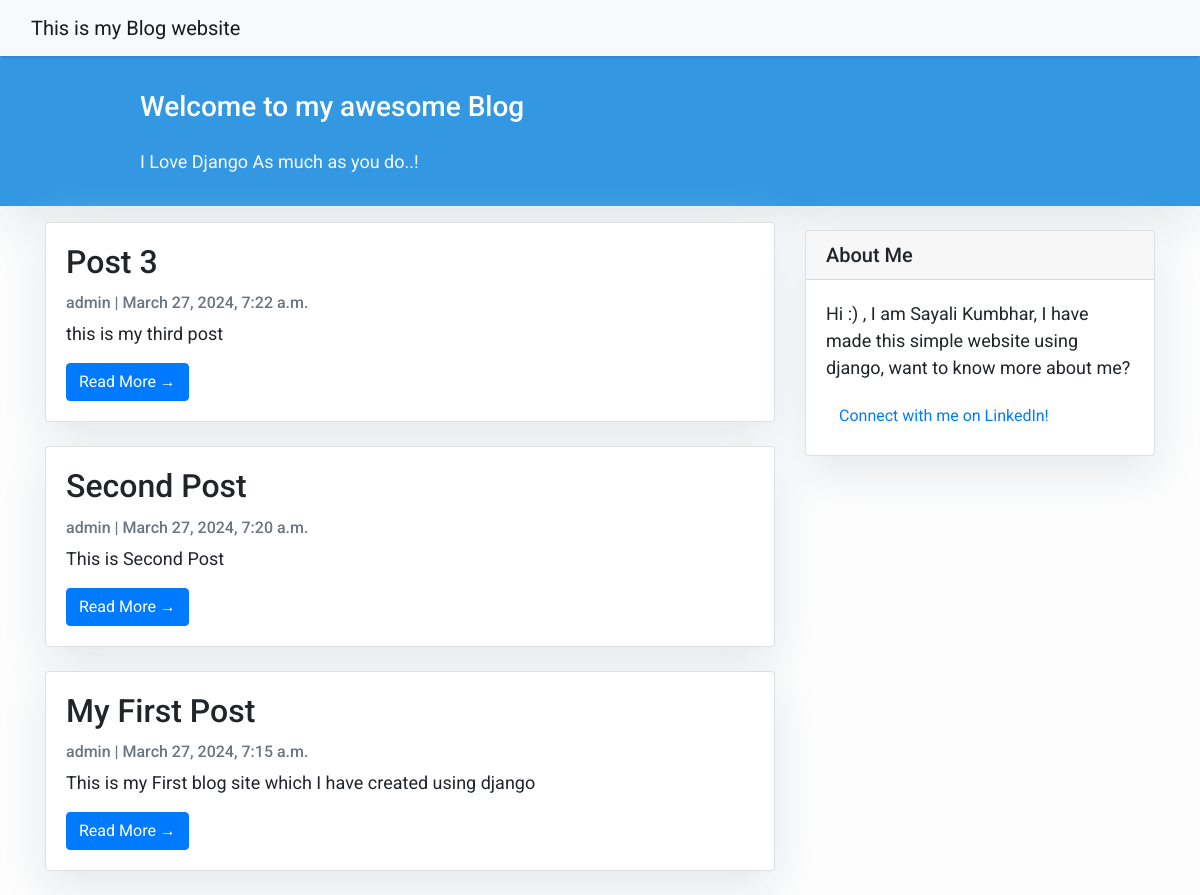
The page / on the database its author committed.
### blogsite/models.py (models this page shows, shortened)
class Post(models.Model):
    title=models.CharField(max_length=100,unique=True)
    slug=models.SlugField(max_length=200,unique=True)
    author=models.ForeignKey(User,on_delete=models.CASCADE,related_name='blog_posts')
    updated_on=models.DateTimeField(auto_now=True)
    content=models.TextField()
    created_on=models.DateTimeField(auto_now_add=True)
    status=models.IntegerField(choices=STATUS,default=0)
    class Meta:
        ordering=['-created_on']

### blogsite/views.py (the view)
# urls.py: path('',views.PostList.as_view(),name='home'),
class PostList(generic.ListView):
    queryset=Post.objects.filter(status=1).order_by('-created_on')
    template_name='index.html'

### blogsite/templates/index.html (shortened to what this page needs)
{% extends "base.html" %}
{% block content %}
<header class="masthead">
    <div class="container">
        <div class="row">
            <div class=" col-md-8 col-md-10 mx-auto">
                <div class="site-heading">
                    <h3 class=" site-heading my-4 mt-3 text-white"> Welcome to my awesome Blog </h3>
                    <p class="text-light">I Love Django As much as you do..! &nbsp
                    </p>
                </div>
            </div>
        </div>
    </div>
</header>
<div class="container">
    <div class="row">
        <div class="col-md-8 mt-3 left">
            {% for post in post_list %}
            <div class="card mb-4">
                <div class="card-body">
                    <h2 class="card-title">{{ post.title }}</h2>
                    <p class="card-text text-muted h6">{{ post.author }} | {{ post.created_on}} </p>
                    <p class="card-text">{{post.content|slice:":200" }}</p>
                    <a href="{% url 'post_detail' post.slug  %}" class="btn btn-primary">Read More &rarr;</a>
                </div>
            </div>
            {% endfor %}
        </div>
        {% block sidebar %} {% include 'sidebar.html' %} {% endblock sidebar %}
    </div>
</div>
{%endblock%}

### blogsite/templates/base.html (shortened to what this page needs)
<!DOCTYPE html>
<html>
    <head>
        <link rel="stylesheet" href="https://maxcdn.bootstrapcdn.com/bootstrap/4.0.0/css/bootstrap.min.css"
 />
    </head>
    <body>
<nav class="navbar navbar-expand-lg navbar-light bg-light shadow" id="mainNav">
    <div class="container-fluid">
        <a class="navbar-brand" href="{% url 'home' %}">This is my Blog website</a>
    </div>
</nav>
{% block content %}{% endblock content %}
</body>
</html>

### blogsite/templates/sidebar.html (shortened to what this page needs)
{% block sidebar %}
<div class="col-md-4 float-right ">
<div class="card my-4">
        <h5 class="card-header">About Me</h5>
    <div class="card-body">
        <p class="card-text">Hi :) , I am Sayali Kumbhar, I have made this simple website using django, want to know more about me?</p>
        <a href="https://www.linkedin.com/in/sayali-kumbhar/"
           class="btn btn-click">Connect with me on LinkedIn!</a>
    </div>
</div>
</div>
{% endblock sidebar %}

### blogsite/templates/base.html (style rules this page uses)
body { font-family: "Roboto", sans-serif; font-size: 17px; background-color: #fdfdfd; }
.shadow { box-shadow: 0 4px 2px -2px rgba(0, 0, 0, 0.1); }
.masthead { background: #3398E1; height: auto; padding-bottom: 15px; box-shadow: 0 16px 48px #E3E7EB; padding-top: 10px; }

### blogsite/templates/index.html (style rules this page uses)
body { font-family: "Roboto", sans-serif; font-size: 18px; background-color: #fdfdfd; }
.card { box-shadow: 0 16px 48px #E3E7EB; }

### blogsite/templates/sidebar.html (style rules this page uses)
.card { box-shadow: 0 16px 48px #E3E7EB; }

### rows shown on the page
Post: title "Post 3", author "admin", created_on "March 27, 2024, 7:22 a.m.", content "this is my third post"
Post: title "Second Post", author "admin", created_on "March 27, 2024, 7:20 a.m.", content "This is Second Post"
Post: title "My First Post", author "admin", created_on "March 27, 2024, 7:15 a.m.", content "This is my First blog site which I have created using django"
